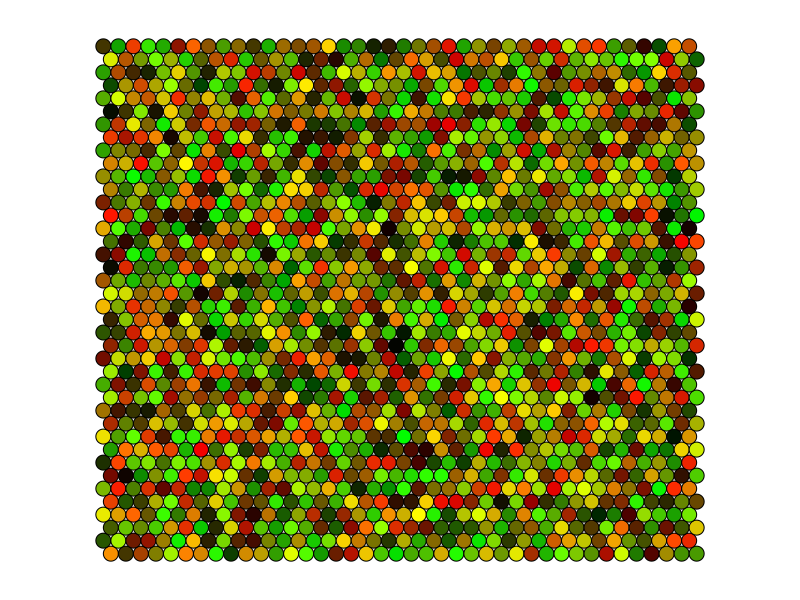
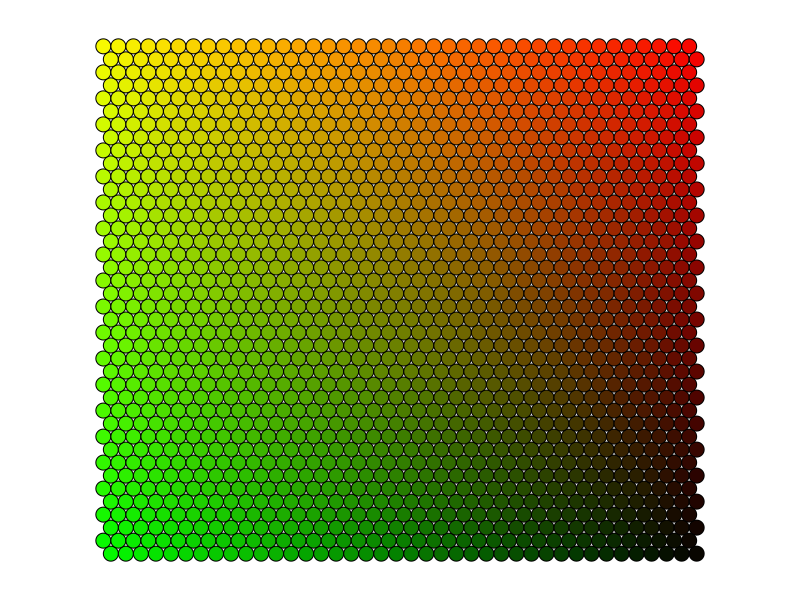

R code for these plots, in order:
## ---- chunk 1
library(kohonen)
## ---- chunk 2
## select the number of random RGB vectors for training data

sample.size <- 10000

## generate dataframe of random RGB vectors

sample.rgb <- as.data.frame(matrix(nrow = sample.size, ncol = 3))
colnames(sample.rgb) <- c('R', 'G', 'B')

set.seed(1)
sample.rgb$R <- sample(0:255, sample.size, replace = T)
sample.rgb$G <- sample(0:255, sample.size, replace = T)
sample.rgb$B <- rep(0, sample.size)
## ---- chunk 3
# Criando o mapa
set.seed(1)
som.grid <- somgrid(xdim = 40, ydim = 40, topo = 'hexagonal')

# Treinando a rede
set.seed(1)
som.model <- som(data.matrix(sample.rgb), grid = som.grid, rlen=100, alpha = c(0.05,0.01))
## ---- chunk 4
som.events <- som.model$codes[[1]]
som.events.colors <- rgb(som.events[,1], som.events[,2], som.events[,3], maxColorValue = 255)
som.dist <- as.matrix(dist(som.events))
## ---- chunk 5
sample_cores <- rgb(sample.rgb$R, sample.rgb$G, sample.rgb$B, maxColorValue = 255)
plot(som.model,
     type = 'mapping',
     bg = sample_cores,
     keepMargins = F,
     col = NA,
     main = '')
## ---- chunk 6
plot(som.model,
     type = 'mapping',
     bg = som.events.colors,
     keepMargins = F,
     col = NA,
     main = '')
